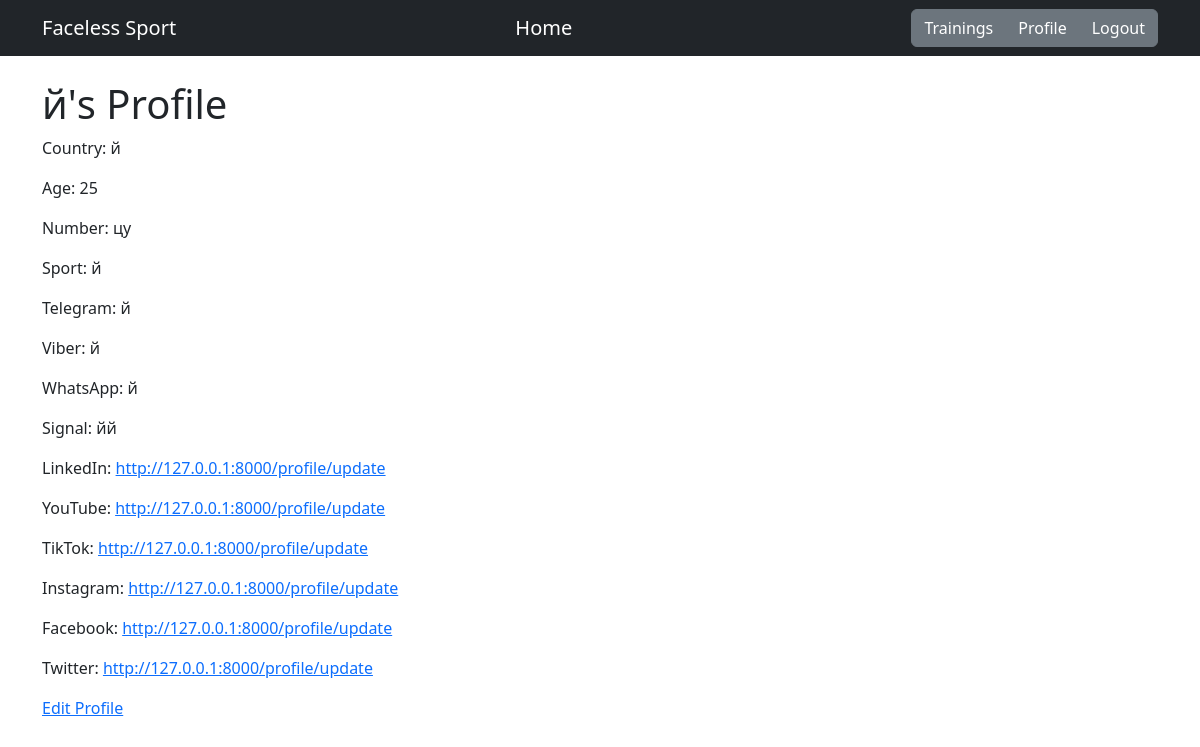
The app's page /profile (signed in) with its own data.
### users/models.py (models this page shows)
class UserProfile(models.Model):
    user = models.OneToOneField(CustomUser, on_delete=models.CASCADE, related_name='profile')
    username = models.CharField(max_length=255, blank=True, null=True)
    country = models.CharField(max_length=255, blank=True, null=True)
    age = models.PositiveSmallIntegerField(blank=True, null=True)
    number = models.CharField(max_length=100, blank=True, null=True)
    sport = models.CharField(max_length=255, blank=True, null=True)
    telegram = models.CharField(max_length=255, blank=True, null=True)
    viber = models.CharField(max_length=255, blank=True, null=True)
    whatsapp = models.CharField(max_length=255, blank=True, null=True)
    signal = models.CharField(max_length=255, blank=True, null=True)
    linkedin = models.URLField(blank=True, null=True)
    youtube = models.URLField(blank=True, null=True)
    tiktok = models.URLField(blank=True, null=True)
    instagram = models.URLField(blank=True, null=True)
    facebook = models.URLField(blank=True, null=True)
    twitter = models.URLField(blank=True, null=True)

### users/views.py (the view)
# urls.py: path('profile', views.UserProfileDetailView.as_view(), name='profile_detail'),
class UserProfileDetailView(DetailView):
    model = UserProfile
    template_name = 'profile_detail.html'
    context_object_name = 'profile'
    def get_object(self):
        return get_object_or_404(UserProfile, user=self.request.user)

### users/templates/profile_detail.html
{% extends "base.html" %}
{% block content %}
  <h1>{{ profile.username }}'s Profile</h1>
  <p>Country: {{ profile.country }}</p>
  <p>Age: {{ profile.age }}</p>
  <p>Number: {{ profile.number }}</p>
  <p>Sport: {{ profile.sport }}</p>
  <p>Telegram: {{ profile.telegram }}</p>
  <p>Viber: {{ profile.viber }}</p>
  <p>WhatsApp: {{ profile.whatsapp }}</p>
  <p>Signal: {{ profile.signal }}</p>
  <p>LinkedIn: <a href="{{ profile.linkedin }}">{{ profile.linkedin }}</a></p>
  <p>YouTube: <a href="{{ profile.youtube }}">{{ profile.youtube }}</a></p>
  <p>TikTok: <a href="{{ profile.tiktok }}">{{ profile.tiktok }}</a></p>
  <p>Instagram: <a href="{{ profile.instagram }}">{{ profile.instagram }}</a></p>
  <p>Facebook: <a href="{{ profile.facebook }}">{{ profile.facebook }}</a></p>
  <p>Twitter: <a href="{{ profile.twitter }}">{{ profile.twitter }}</a></p>
  <a href="{% url 'profile_update' %}">Edit Profile</a>
{% endblock %}

### users/templates/base.html (shortened to what this page needs)
{% load static %}
{% load bootstrap5 %}
<!DOCTYPE html>
<html lang="en">
<head>
    {% bootstrap_css %}
</head>
<body>
    <nav class="navbar navbar-expand-lg navbar-dark bg-dark">
        <div class="container">
            <a class="navbar-brand" href="#">Faceless Sport</a>
            <a class="navbar-brand" href="{% url 'home' %}">Home</a>
            <div class="ml-auto">
                <div class="btn-group">
                    {% if user.is_authenticated %}
                        <a class="btn btn-secondary" href="{% url 'training_session_list' %}">Trainings</a>
                        <a class="btn btn-secondary" href="{% url 'profile_detail' %}">Profile</a>
                        <a class="btn btn-secondary" href="{% url 'logout' %}">Logout</a>
                    {% else %}
                        <a class="btn btn-secondary" href="{% url 'login' %}">Login</a>
                    {% endif %}
                </div>
            </div>
        </div>
    </nav>
    <div class="container mt-4">
        {% block content %}{% endblock %}
    </div>
</body>
</html>

### records on screen
UserProfile: username "й", country "й", age "25", number "цу", sport "й", telegram "й", viber "й", whatsapp "й", signal "йй", linkedin "http://127.0.0.1:8000/profile/update", youtube "http://127.0.0.1:8000/profile/update", tiktok "http://127.0.0.1:8000/profile/update", instagram "http://127.0.0.1:8000/profile/update", facebook "http://127.0.0.1:8000/profile/update", twitter "http://127.0.0.1:8000/profile/update"
